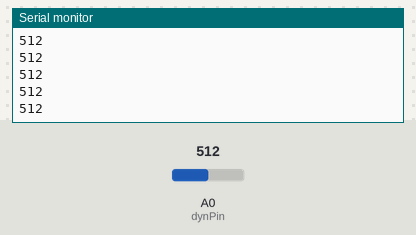
Bench run of a sketch on a simulated Arduino Uno, built with avr-gcc and run on an emulated ATmega328P. On the bench: the last lines printed to the serial monitor. Inputs (shaded band) come from the test bench; at power-on: A0 (dynPin) = 512.

Above: at 1.2 s.
1.3 s: A0 (dynPin) set to 716
At 1.8 s:
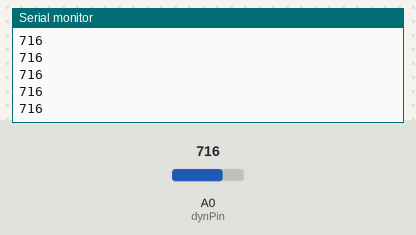
2.8 s: A0 (dynPin) set to 900
At 3.5 s:
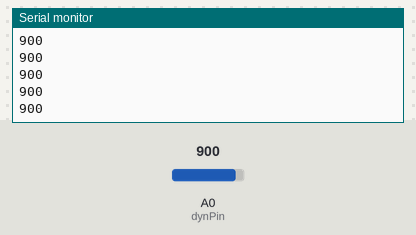
Timing chart, 0 to 5.8 s (numbered marks = the images above; inputs shaded):
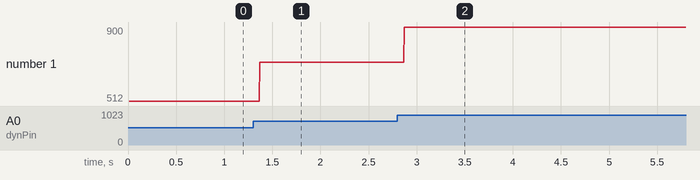

The sketch:

dynRead.ino
```cpp
/**
 * DynRead
 *
 * read the value from the bike dynamo and print to file.
 * Basic practise and testing for clip and power.
 *
 */


int dynPin = A0;
int dyn = 0;

void setup() {
  // put your setup code here, to run once:
  pinMode(dynPin, INPUT);
  Serial.begin(9600);
  Serial.println("Recieving...");
}

void loop(){
  //loop this over and over

    // send data only when you receive data:
    dyn = analogRead(dynPin);
    //only print if there's data there
    if(dyn != 0){
      Serial.println(dyn, DEC);
    }

	//TODO add logic for LED indicator
}//end loop
```

Measured:
- after the input at 1.3 s, the serial monitor: prints a new line after 0.07 s (image 1)
- after the input at 2.8 s, the serial monitor: prints a new line after 0.07 s (image 2)
- plotted number 1: 512 → 716 after the input at 1.3 s, 716 → 900 after the input at 2.8 s
